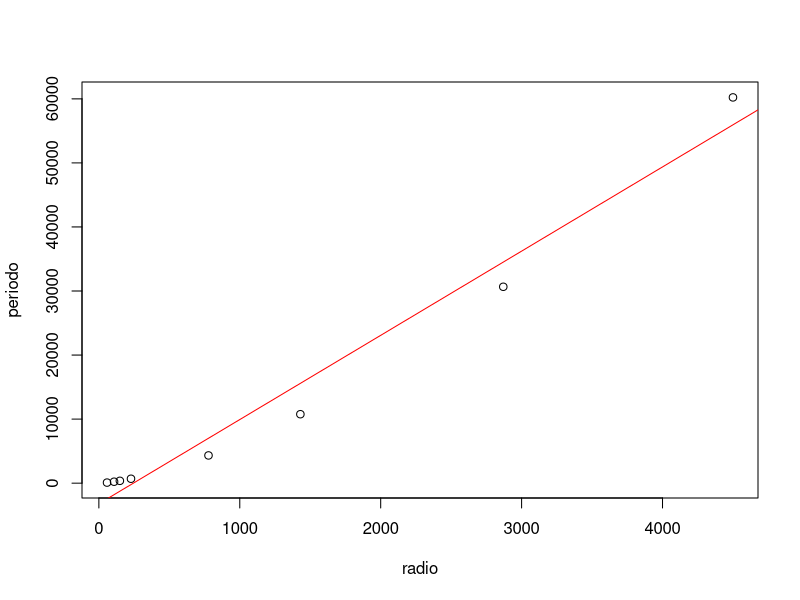
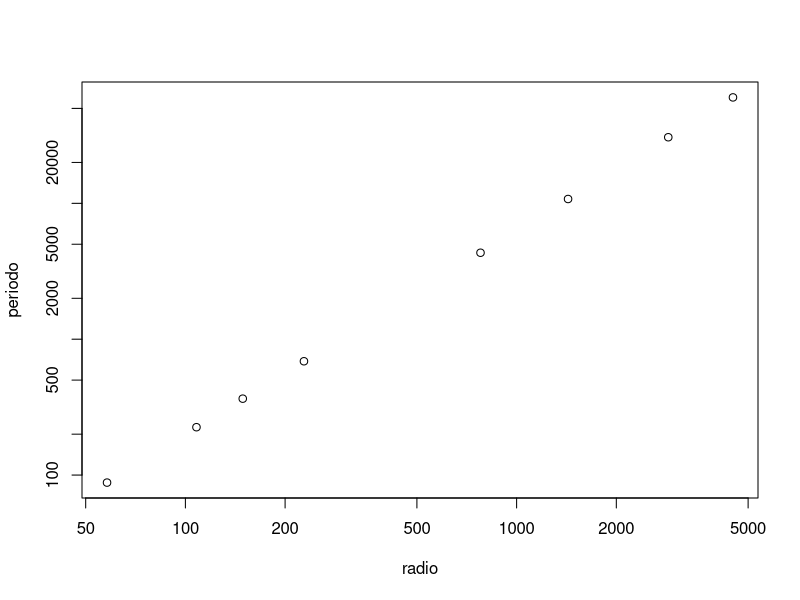
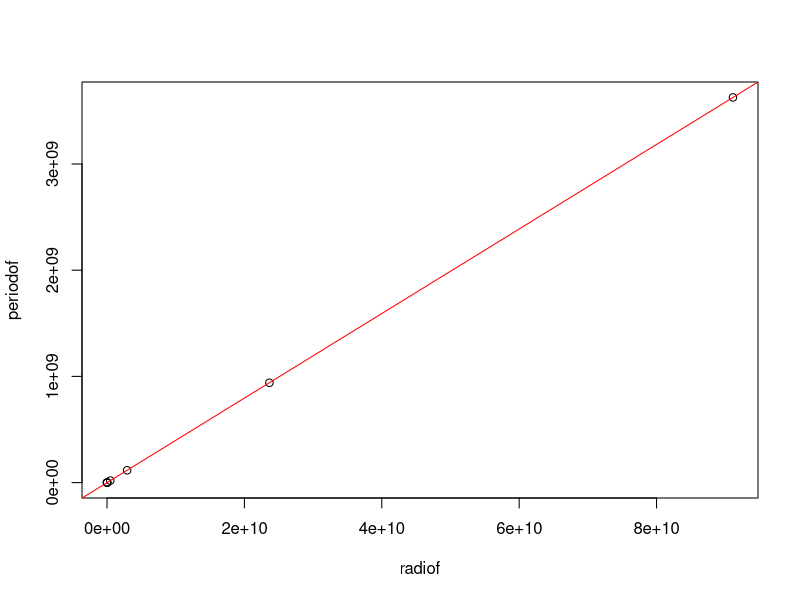
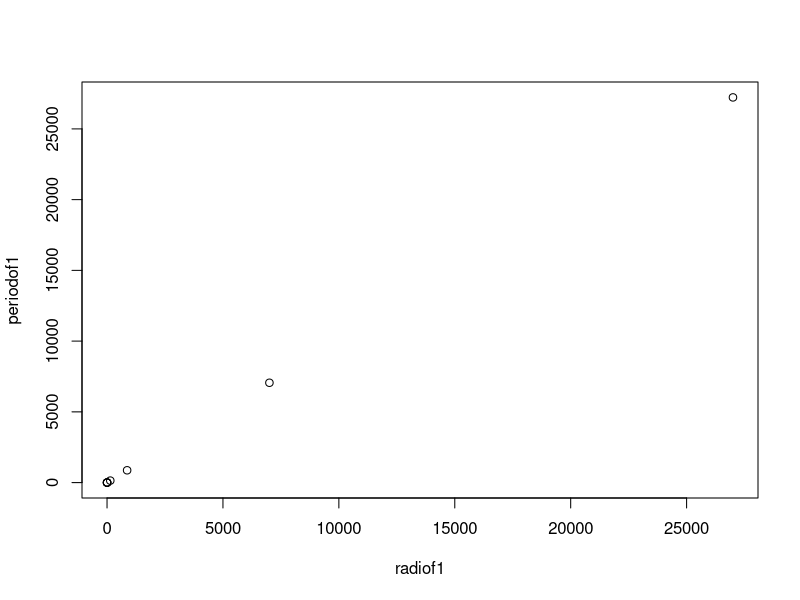
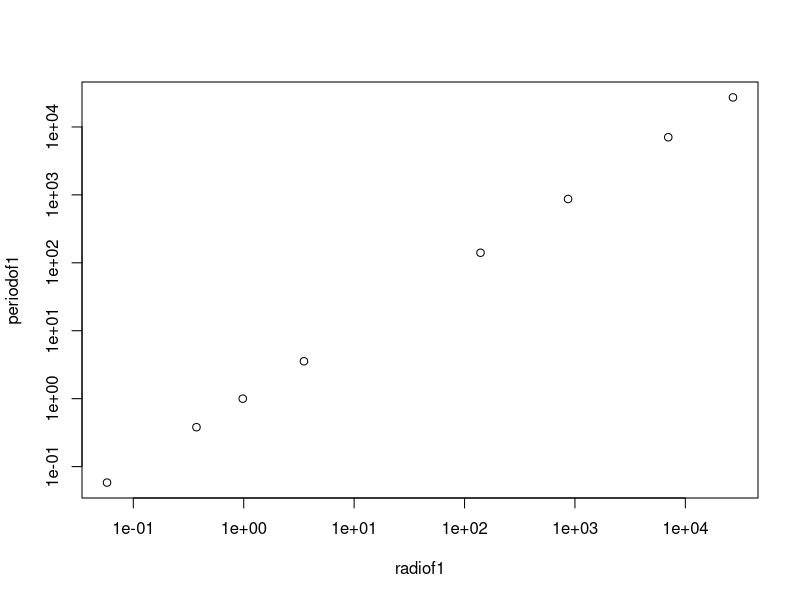
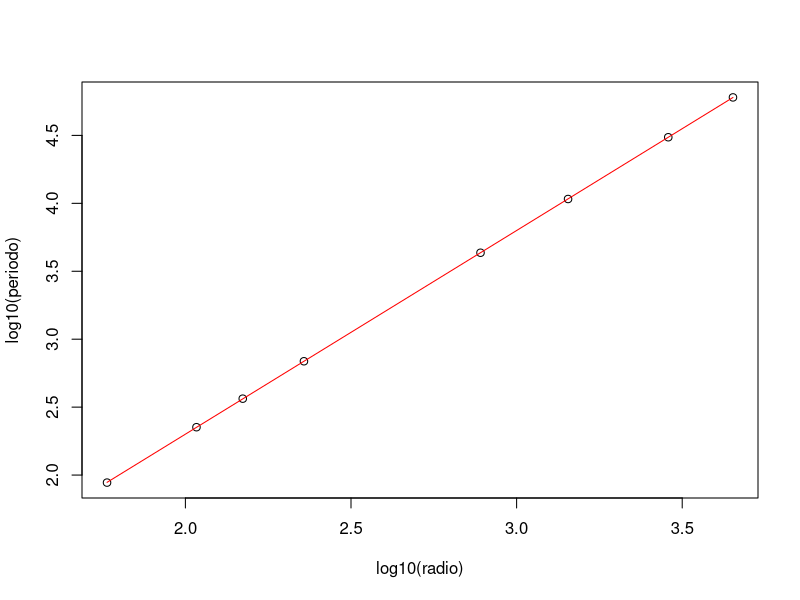

Reproduce these figures in R, in order.
#Radio de la orbita en 10^6 km
#Periodo en días

radio=c(58,108,149,228,778,1430, 2870, 4500)
periodo=c(88,225,365,688,4329,10764,30660,60225)

plot(periodo ~ radio)
abline(lm(periodo ~ radio), col="red")

plot(periodo ~ radio, log="xy")

radiof = radio^3
periodof = periodo^2

#Liner Model
plot(periodof ~ radiof)
abline(lm(periodof ~ radiof), col="red")

#Normalizado a la Tierra
radiof1 = (radio/150)^3
periodof1 = (periodo/365)^2

#Liner Model normalized to Earth
plot(periodof1 ~ radiof1)

plot(periodof1 ~ radiof1, log="xy")

#a is the starting value and b is the exponential start
nonlin_mod=nls(log10(periodo)~b+a*log10(radio),start=list(a=1.555,b=0.1))

#T^2=cte1*R^3
#T=cte2*R^3/2
#Log(T)=cte3+Log(R^3/2)
#Log(T)=cte3+(3/2)*Log(R)
plot(log10(periodo)~log10(radio))
lines(log10(radio),predict(nonlin_mod),col="red")
